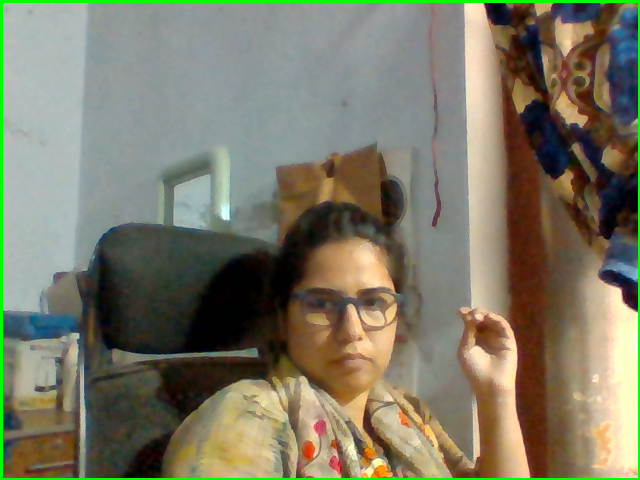
#> input picture images/1.png, 640 x 480 px, given in place of the camera
$ python main.py
#> lines starting #> are read from the running program, lines starting #| are printed output that depends on the picture
import time
import cv2
from emailing import send_email
import glob
import os
from threading import Thread

video = cv2.VideoCapture(0)
time.sleep(1)

first_frame = None
status_list = []
count = 1

def clean_folder():
    images = glob.glob("images/*.png")
    for image in images:
        os.remove(image)

while True:
    status = 0
    check, frame= video.read()
#> frame is the input picture: shape (480, 640, 3); mean B, G, R 102.3, 121.3, 124.3

    gray_frame = cv2.cvtColor(frame, cv2.COLOR_BGR2GRAY)
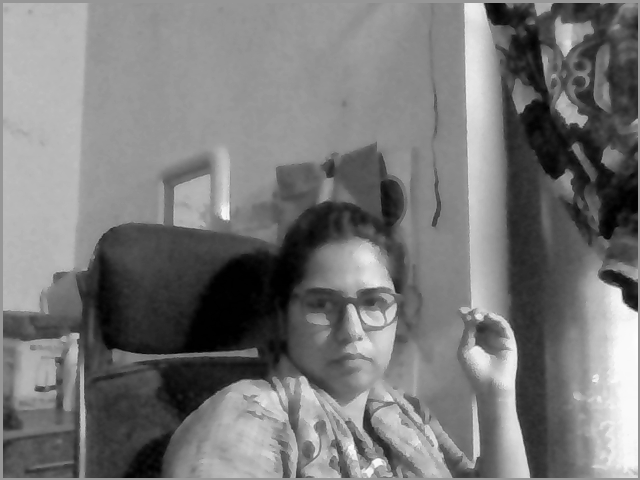
#> gray_frame: shape (480, 640); min 0, max 254, mean 120
    gray_frame_gau = cv2.GaussianBlur(gray_frame, (5, 5), 0)
    cv2.imshow('My video',gray_frame_gau)

    if first_frame is None:
        first_frame = gray_frame_gau

    delta_frame = cv2.absdiff(first_frame, gray_frame_gau)
#> delta_frame: shape (480, 640); every value is 0
    cv2.imshow('My video',delta_frame)

    ret , thresh_frame = cv2.threshold(delta_frame, 30, 255, cv2.THRESH_BINARY_INV)
#> thresh_frame: shape (480, 640); every value is 255
    dil_frame =  cv2.dilate(thresh_frame, None, iterations=2)
    cv2.imshow('My video',dil_frame)

    contour, check = cv2.findContours(dil_frame, cv2.RETR_EXTERNAL, cv2.CHAIN_APPROX_SIMPLE)
#> contour = [[[0, 0], [0, 479], [639, 479], [639, 0]]]; check = [[-1, -1, -1, -1]]

    for contour in contour:
        if cv2.contourArea(contour) < 5000:
            continue
        x,y , w, h = cv2.boundingRect(contour)
#> x = 0; y = 0; w = 640; h = 480
        rectangle = cv2.rectangle(frame, (x,y),(x+w, y+h), (0,255,0), 3)
        if rectangle.any():
            status = 1
            cv2.imwrite(f"images/{count}.png", frame)
            count += 1
            all_images = glob.glob("images/*.png")
            index = int(len(all_images)/2)
            image_with_object = all_images[index]

    status_list.append(status)
    status_list = status_list[-2:]

    if len(status_list) >= 2:
        if status_list[-2] == 1 and status_list[-1] == 0:
            email_thread = Thread(target=send_email, args=(image_with_object, ))
            email_thread.daemon = True
            clean_thread = Thread(target=clean_folder)
            clean_thread.daemon = True
            email_thread.start()


    cv2.imshow('My video',frame)

    key = cv2.waitKey(1)
#> (key q is pressed here)

    if key == ord('q'):
        break

video.release()
#> (the run stopped early here; a loop or call above may not have finished)

$ run again, on images/103.png
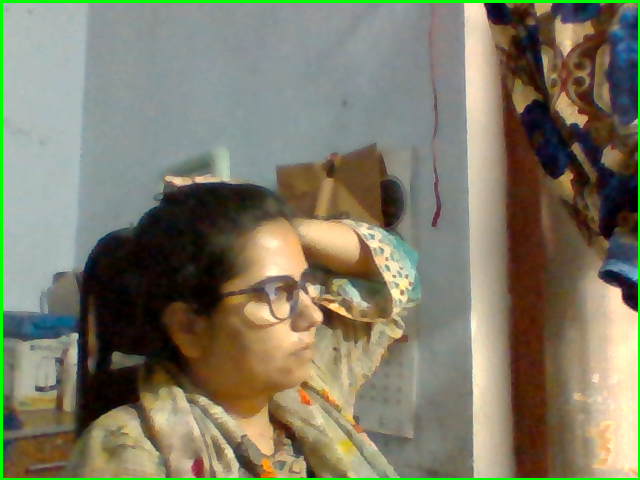
#> input picture images/103.png, 640 x 480 px, given in place of the camera
#> frame is the input picture: shape (480, 640, 3); mean B, G, R 102.8, 123, 126.8
#> `gray_frame = cv2.cvtColor(frame, cv2.COLOR_BGR2GRAY)`:
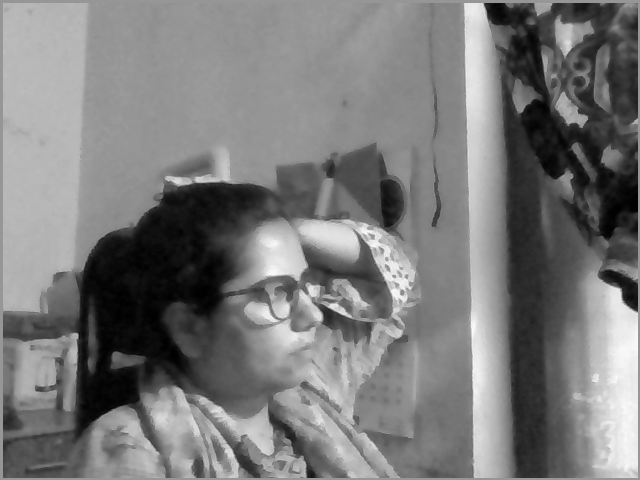
#> gray_frame: shape (480, 640); min 0, max 252, mean 121.9
#> delta_frame: shape (480, 640); every value is 0
#> thresh_frame: shape (480, 640); every value is 255
#> contour = [[[0, 0], [0, 479], [639, 479], [639, 0]]]; check = [[-1, -1, -1, -1]]
#> x = 0; w = 640; h = 480
